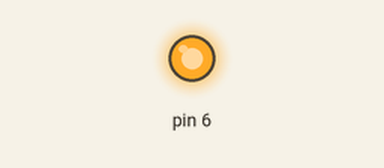
Recording of a sketch running on a simulated Arduino Uno, built with avr-gcc and run on an emulated ATmega328P. Shown: output pins drawn as LEDs (lit = HIGH).

Above: at 1.0 s.
At 3.0 s:
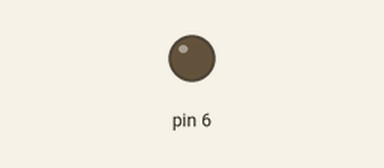
Timing chart, 0 to 5.2 s (numbered marks = the images above):
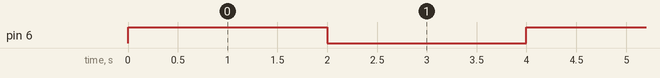

The sketch:

01_BlinkTest.ino
```cpp
// The following code should blink a red light near the positive voltage wire
void setup() {
  pinMode(PC6, OUTPUT);
}
void loop() {
  digitalWrite(PC6, HIGH);
  delay(2000);
  digitalWrite(PC6, LOW);
  delay(2000);
}
```

Measured:
- by itself, pin 6: alternates HIGH for 2.0 s and LOW for 2.0 s
